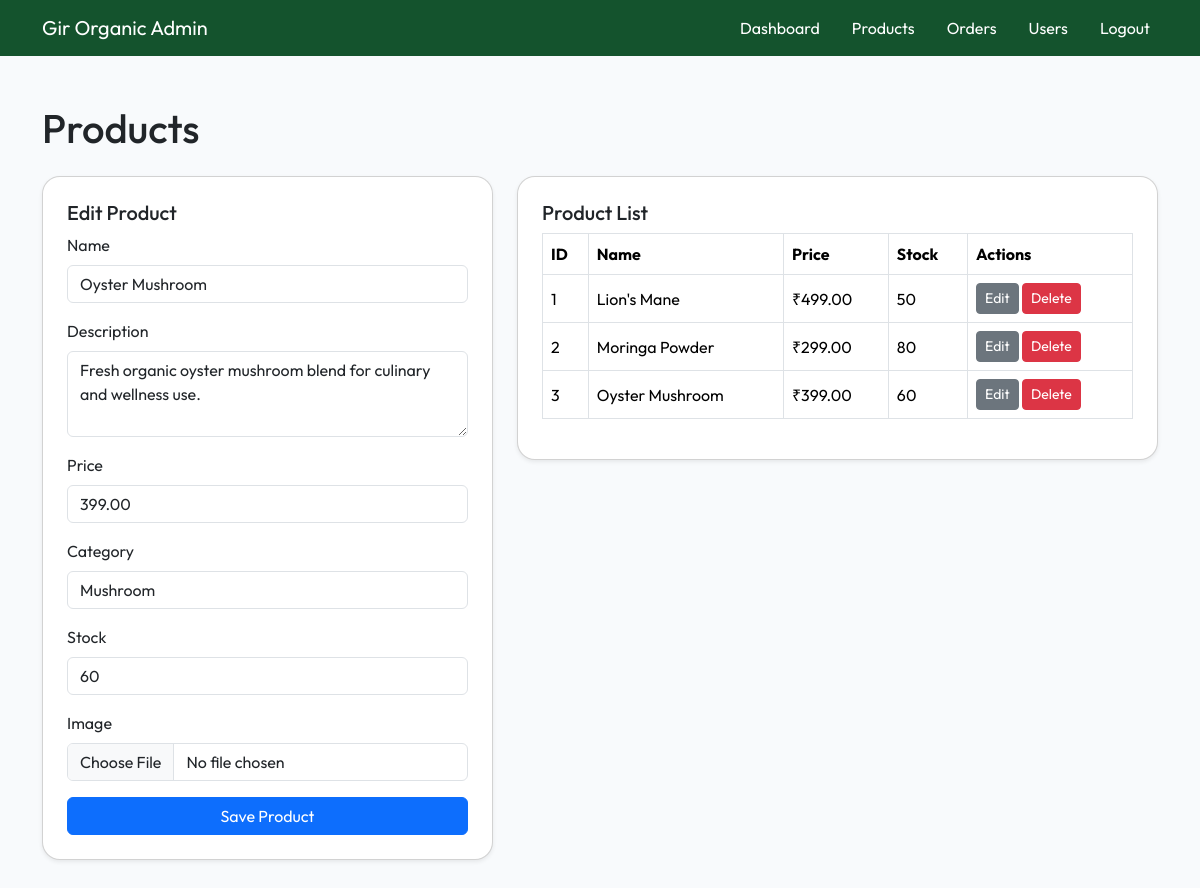
Screenshot of /admin/products.php?action=edit&id=3 (signed in) with the database file from the repository.
### tables this page shows
CREATE TABLE IF NOT EXISTS products (
    product_id INT UNSIGNED AUTO_INCREMENT PRIMARY KEY,
    name VARCHAR(150) NOT NULL,
    description TEXT NOT NULL,
    price DECIMAL(10,2) NOT NULL,
    image VARCHAR(255) NOT NULL,
    category VARCHAR(100) NOT NULL,
    stock INT UNSIGNED NOT NULL DEFAULT 0,
    created_at TIMESTAMP DEFAULT CURRENT_TIMESTAMP,
    INDEX idx_category (category),
    INDEX idx_created_at (created_at)
);

### config/database.php (called while the page is built, shortened)
<?php
function getPDO()
{
    static $pdo = null;
    if ($pdo === null) {
        $dsn = 'mysql:host=' . DB_HOST . ';dbname=' . DB_NAME . ';charset=utf8mb4';
        $options = [
            PDO::ATTR_ERRMODE => PDO::ERRMODE_EXCEPTION,
            PDO::ATTR_DEFAULT_FETCH_MODE => PDO::FETCH_ASSOC,
            PDO::ATTR_EMULATE_PREPARES => false,
        ];
        $pdo = new PDO($dsn, DB_USER, DB_PASS, $options);
    }
    return $pdo;
}

### controllers/ProductController.php (called while the page is built, shortened)
<?php
require_once __DIR__ . '/../models/Product.php';
require_once __DIR__ . '/../config/functions.php';
class ProductController
{
    private Product $productModel;
    public function __construct()
    {
        $this->productModel = new Product();
    }
    public function listProducts(): array
    {
        return $this->productModel->getAll();
    }
    public function getProduct(int $id): ?array
    {
        return $this->productModel->getById($id);
    }
}

### models/Model.php (called while the page is built, shortened)
<?php
require_once __DIR__ . '/../config/database.php';
abstract class Model
{
    public function __construct()
    {
        $this->db = getPDO();
    }
}

### models/Product.php (called while the page is built, shortened)
<?php
require_once __DIR__ . '/Model.php';
class Product extends Model
{
    public function getAll(): array
    {
        $stmt = $this->db->query('SELECT * FROM products ORDER BY created_at DESC');
        return $stmt->fetchAll();
    }
    public function getById(int $id): ?array
    {
        $stmt = $this->db->prepare('SELECT * FROM products WHERE product_id = :id LIMIT 1');
        $stmt->execute([':id' => $id]);
        $product = $stmt->fetch();
        return $product ?: null;
    }
}

### config/functions.php (called while the page is built, shortened)
<?php
function e($value)
{
    return htmlspecialchars($value, ENT_QUOTES, 'UTF-8');
}

### admin/products.php (the view, shortened to what this page needs)
<?php
$productController = new ProductController();
$products = $productController->listProducts();
$selectedProduct = null;
$action = $_GET['action'] ?? null;
$id = isset($_GET['id']) ? (int)$_GET['id'] : 0;
if ($action === 'edit' && $id > 0) {
    $selectedProduct = $productController->getProduct($id);
}
require_once __DIR__ . '/header.php';
?>
<h1 class="mb-4">Products</h1>
<div class="row">
    <div class="col-lg-5">
        <div class="card p-4 shadow-sm mb-4">
            <h5><?php echo $selectedProduct ? 'Edit Product' : 'Add Product'; ?></h5>
            <form method="post" enctype="multipart/form-data">
                <div class="mb-3">
                    <label class="form-label">Name</label>
                    <input type="text" name="name" class="form-control" value="<?php echo e($selectedProduct['name'] ?? ''); ?>" required>
                </div>
                <div class="mb-3">
                    <label class="form-label">Description</label>
                    <textarea name="description" class="form-control" rows="3" required><?php echo e($selectedProduct['description'] ?? ''); ?></textarea>
                </div>
                <div class="mb-3">
                    <label class="form-label">Price</label>
                    <input type="number" step="0.01" name="price" class="form-control" value="<?php echo e($selectedProduct['price'] ?? ''); ?>" required>
                </div>
                <div class="mb-3">
                    <label class="form-label">Category</label>
                    <input type="text" name="category" class="form-control" value="<?php echo e($selectedProduct['category'] ?? ''); ?>" required>
                </div>
                <div class="mb-3">
                    <label class="form-label">Stock</label>
                    <input type="number" name="stock" class="form-control" value="<?php echo e($selectedProduct['stock'] ?? ''); ?>" required>
                </div>
                <div class="mb-3">
                    <label class="form-label">Image</label>
                    <input type="file" name="image" class="form-control" <?php echo $selectedProduct ? '' : 'required'; ?>>
                </div>
                <button class="btn btn-primary w-100">Save Product</button>
            </form>
        </div>
    </div>
    <div class="col-lg-7">
        <div class="card p-4 shadow-sm">
            <h5>Product List</h5>
            <div class="table-responsive">
                <table class="table table-bordered align-middle">
                    <thead>
                        <tr>
                            <th>ID</th>
                            <th>Name</th>
                            <th>Price</th>
                            <th>Stock</th>
                            <th>Actions</th>
                        </tr>
                    </thead>
                    <tbody>
                        <?php foreach ($products as $product): ?>
                            <tr>
                                <td><?php echo e($product['product_id']); ?></td>
                                <td><?php echo e($product['name']); ?></td>
                                <td>₹<?php echo e(number_format($product['price'], 2)); ?></td>
                                <td><?php echo e($product['stock']); ?></td>
                                <td>
                                    <a href="products.php?action=edit&id=<?php echo e($product['product_id']); ?>" class="btn btn-sm btn-secondary">Edit</a>
                                    <a href="products.php?action=delete&id=<?php echo e($product['product_id']); ?>" class="btn btn-sm btn-danger" onclick="return confirm('Delete this product?');">Delete</a>
                                </td>
                            </tr>
                        <?php endforeach; ?>
                    </tbody>
                </table>
            </div>
        </div>
    </div>
</div>
<?php require_once __DIR__ . '/footer.php';

### admin/header.php (style rules this page uses)
body { font-family: 'Outfit', sans-serif; background: #f8fafc; }
.card { border-radius: 18px; }

### rows the page displays
products: name "Oyster Mushroom", description "Fresh organic oyster mushroom blend for culinary and wellness use.", price "399.00", category "Mushroom", stock "60", product_id "3"
products: product_id "1", name "Lion's Mane", price "499.00", stock "50"
products: product_id "2", name "Moringa Powder", price "299.00", stock "80"

### other values shown
SITE_TITLE "Gir Organic"
